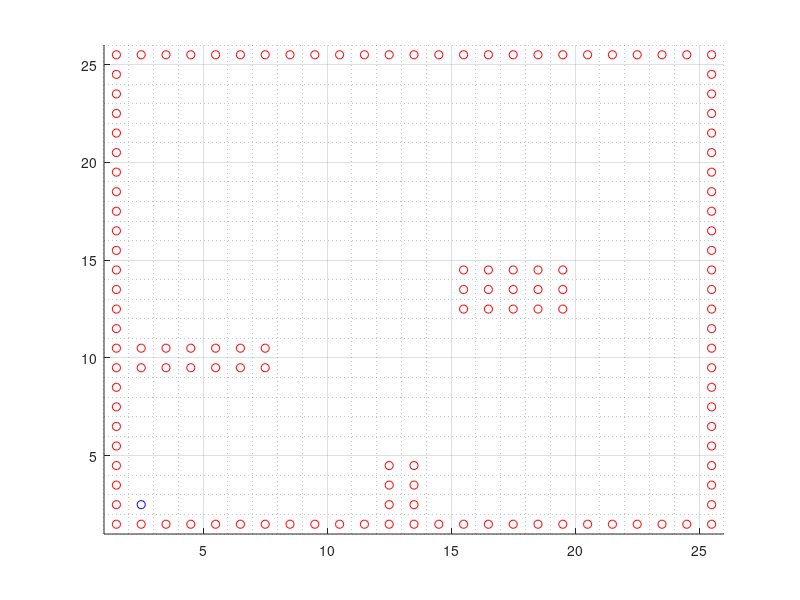

MATLAB code for this plot: (Note: this script raises an error after producing the figure.)
%%%%%%%%%%%%%%%%%%%%%%%%%%%%%%%%%%%%%%%%%%%%%%%%%%%%%
% Exploration Algorithm Simulation
%%%%%%%%%%%%%%%%%%%%%%%%%%%%%%%%%%%%%%%%%%%%%%%%%%%%%

load('MAP.mat')

%DEFINE THE 2-D MAP ARRAY
MAX_X=25;
MAX_Y=25;
MAX_VAL=25;

%This array stores the coordinates of the map and the 
%Objects in each coordinate

%MAP=2*(ones(MAX_X,MAX_Y));
MAP_R=2*(ones(MAX_X,MAX_Y));

% Obtain Obstacle, Target and Robot Position
% Initialize the MAP with input values
% Obstacle=-1,Target = 0,Robot=1,Space=2
j=0;
x_val = 1;
y_val = 1;
axis([1 MAX_X+1 1 MAX_Y+1])
grid on;
grid minor;
hold on;
n=0;%Number of Obstacles

%%

[m,n] = size(MAP);
 
 for i=1:1:m
     for j=1:1:n
         if MAP(i,j)==-1
             plot(i+0.5,j+0.5,'ro');
         end
     end
 end
 
x_init = 2;
y_init = 2;

p = plot(x_init+0.5,y_init+0.5,'bo');

pause(2)

%%
heading = 1;
x = 2;
y = 2;
while x<24
    sensors = check_sensors(x,y,heading,MAP);
    MAP_R = mapping(x,y,heading,sensors,MAP_R);
    [x,y,heading] = move(x,y,heading,sensors);
    %pause(.25);
    set(p,'XData',x+0.5,'YData',y+0.5);
    xlabel(heading,'Color','blue');
    drawnow ;
end

figure(2)
[m,n] = size(MAP);
 
 for i=1:1:m
     for j=1:1:n
         if MAP_R(i,j)==0
             plot(i+0.5,j+0.5,'bo');
         end
         if MAP_R(i,j)==1
             plot(i+0.5,j+0.5,'b*');
         end
         if MAP_R(i,j)==2
             plot(i+0.5,j+0.5,'r*');
         end
         hold on;
     end
 end

% switch heading 
%    case 1   %UP
%       
%    case 2   %DOWN
%       statements
%    case 3   %LEFT
%       statements
%    case 4   %RIGHT
%       statements
%    otherwise
%       statements
% end 

% j=size(exploration_path,1);
%  Plot the Optimal Path!
%  p=plot(exploration_path(j,1),exploration_path(j,2),'bo');
%  j=j-1;
%  for i=j:-1:1
%   pause(.25);
%   set(p,'XData',exploration_path(i,1),'YData',exploration_path(i,2));
%  drawnow ;
%  end
%  plot(Optimal_path(:,1),Optimal_path(:,2));

